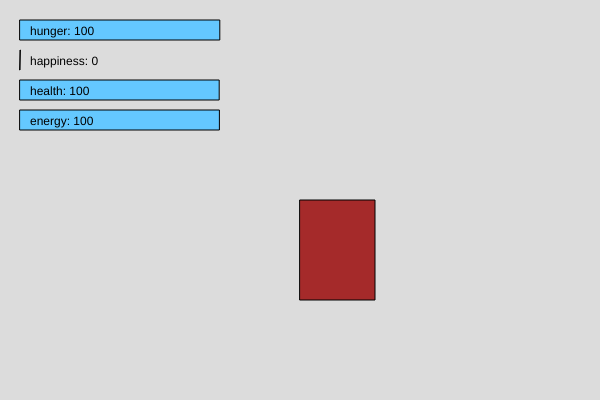
Frame 1 (no input)
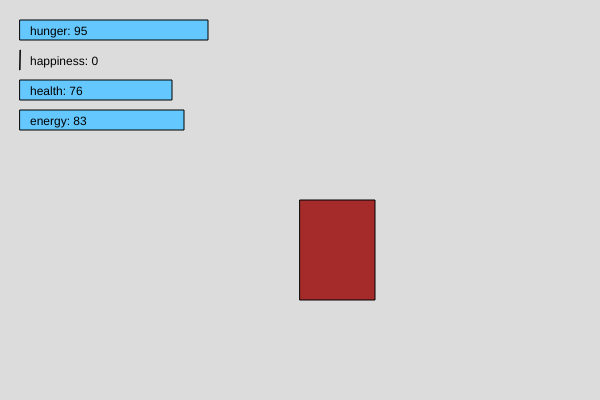
Frame 60 (no input)
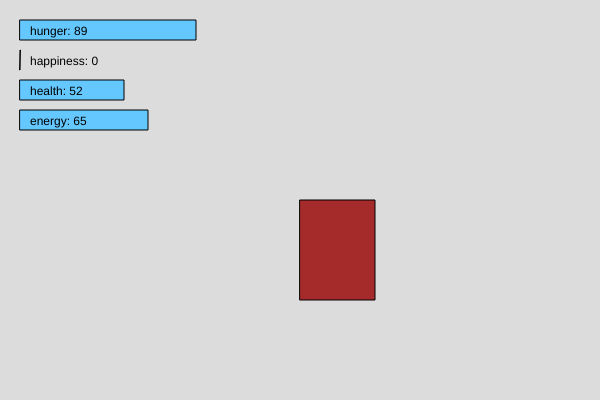
Frame 120 (the mouse pressed at the canvas centre since frame 60)

The p5.js sketch that drew these frames (run headless with seeded random() and noise() and a simulated clock; from frame 60 on, the mouse is pressed at the canvas centre):

// p5.js sketch
// ── sketch.js
// statistics variables
let hunger = 100;
let happiness = 100;
let health = 100;
let energy = 100;
let statisticsTypes = ["hunger", "happiness", "health", "energy"];

let hungerFactor = 0.1;
let happinessFactor = 0.2;
let healthFactor = 0.4;
let energyFactor = 0.3;

let isAsleep = false;
let isDay = true;

let playedTime = 0;
let startTime = 0;

let feedingValue = 0;
let boneValue = 10;
let cookieValue = 5;

let petcurrentStatus = 0;
let petStatusses = ["happy", "grumpy", "sad", "angry", "dead"];

function setup() {
    createCanvas(600, 400);
    happiness = getItem("happiness");
}

function draw() {
    background(220);

    drawPet();
    drawStatistics();
}

function feeding() {}
function caring() {}
function playing() {}
function sleeping() {}

function drawPet() {
    fill("brown");
    rect(width / 2, height / 2, 75, 100);
    fill("black")
    arc(20,20, 50, 50, 30)
}
function drawStatistics() {
    // get the current second

    if (happiness > 0) {
        happiness = happiness - happinessFactor;
    }
    if (hunger > 0) {
        hunger = hunger - hungerFactor;
    }
    if (energy > 0) {
        energy = energy - energyFactor;
    }
    if (health > 0) {
        health = health - healthFactor;
    }
    
    storeItem("happiness", happiness);


    // fill(100, 200, 255);
    // if (happiness <= 0) {
    //     push();
    //     fill("black");
    //     text("No happiness", 30, 35);
    //     pop();
    // } else {
    //     rect(20, 20, happiness * 2, 20);
    // }

    // fill(200, 200, 255);
    // if (health <= 0) {
    //     push();
    //     fill("black");
    //     text("No health", 30, 65);
    //     pop();
    // } else {
    //     rect(20, 50, health * 2, 20);
    // }
    // //etc

    // met een loop
    for (let i = 0; i < statisticsTypes.length; i++) {
        fill(100, 200, 255);
        //rect(20, 20 + i * 20, 200, 20);

        // if (eval(statisticsTypes[i]) <= 0) {
        //     push();
        //     fill("black");
        //     text(`No ${statisticsTypes[i]}`, 30, 35 + i * 30);
        //     pop();
        // } else {
        rect(20, 20 + i * 30, eval(statisticsTypes[i]) * 2, 20);

        push();
        fill("black");
        text(
            `${statisticsTypes[i]}: ${ceil(eval(statisticsTypes[i]))}`,
            30,
            35 + i * 30
        );
        pop();

        // }
    }
}
